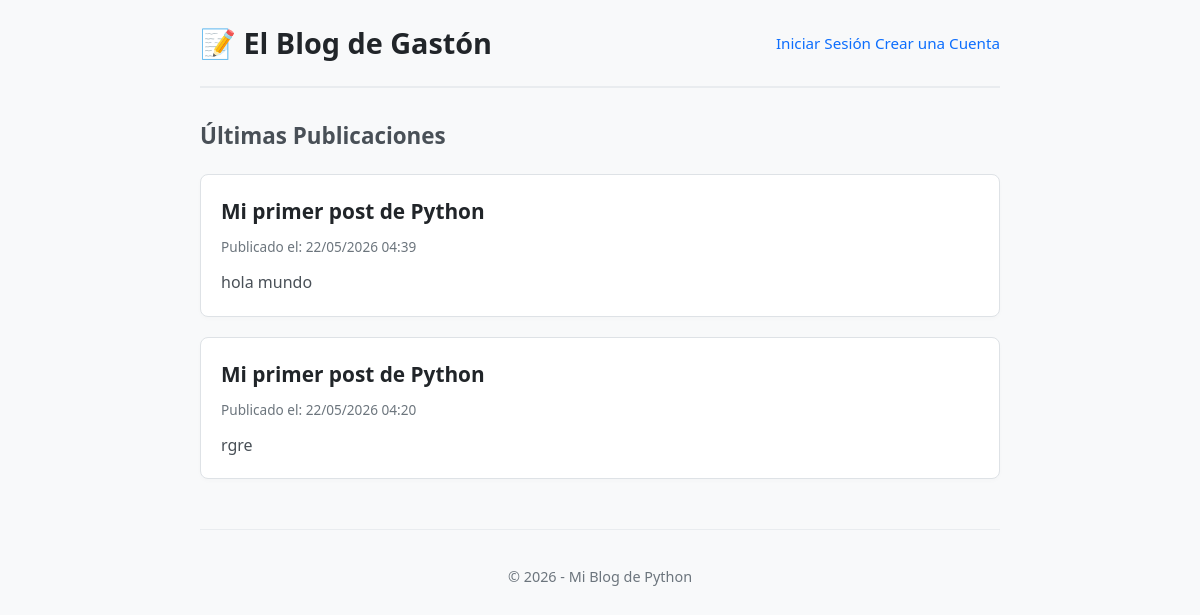
The app's page /, older data.
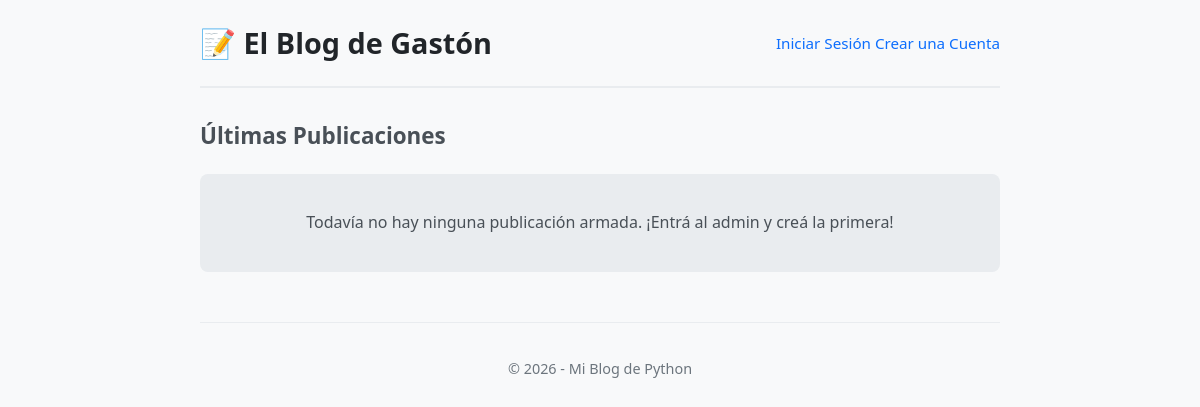
The same page, newer data.
### inicio/models.py (models this page shows, shortened)
class Post(models.Model):
    titulo = models.CharField(max_length=100)
    contenido = models.TextField()
    fecha_publicacion = models.DateTimeField(auto_now_add=True)

### inicio/views.py (the view)
# urls.py: path('', include('inicio.urls')),
def inicio(request):
    posts = Post.objects.all().order_by('-fecha_publicacion')
    return render(request, 'inicio.html', {'posts': posts}) # 👈 Este está suelto, así que queda igual

### inicio/templates/inicio.html (shortened to what this page needs)
<!DOCTYPE html>
<html lang="es">
<head>
</head>
<body>
    <header>
        <h1>📝 El Blog de Gastón</h1>
        <div class="user-menu">
            {% if user.is_authenticated %}
                <span>Hola, <strong>{{ user.username }}</strong>!</span> |
                <a href="{% url 'admin:index' %}">Panel de Control</a> |
                <form action="{% url 'logout' %}" method="post" style="display:inline;">
                    {% csrf_token %}
                    <button type="submit" class="logout-btn">Cerrar Sesión</button>
                </form>
            {% else %}
                <a href="{% url 'login' %}">Iniciar Sesión</a>
                <a href="{% url 'registro' %}">Crear una Cuenta</a>
            {% endif %}
        </div>
    </header>
    <main>
        <h2 class="section-title">Últimas Publicaciones</h2>
        {% for post in posts %}
            <article class="post-card">
                <h4>{{ post.titulo }}</h4>
                <time class="post-meta">Publicado el: {{ post.fecha_publicacion|date:"d/m/Y H:i" }}</time>
                <p class="post-content">{{ post.contenido }}</p>
            </article>
        {% empty %}
            <div class="empty-message">
                <p>Todavía no hay ninguna publicación armada. ¡Entrá al admin y creá la primera!</p>
            </div>
        {% endfor %}
    </main>
    <footer>
        <p>© 2026 - Mi Blog de Python</p>
    </footer>
</body>
</html>

### inicio/templates/inicio.html (style rules this page uses)
body { font-family: 'Segoe UI', Roboto, Helvetica, Arial, sans-serif; line-height: 1.6; color: #333; max-width: 800px; margin: 0 auto; padding: 20px; background-color: #f8f9fa; }
header { display: flex; justify-content: space-between; align-items: center; padding-bottom: 20px; border-bottom: 2px solid #e9ecef; margin-bottom: 30px; }
h1 { margin: 0; font-size: 1.8rem; color: #212529; }
.user-menu { font-size: 0.95rem; }
.user-menu a, .logout-btn { color: #0d6efd; text-decoration: none; font-weight: 500; }
.section-title { font-size: 1.4rem; color: #495057; margin-bottom: 20px; }
.empty-message { background: #e9ecef; padding: 20px; border-radius: 8px; text-align: center; color: #495057; }
footer { margin-top: 50px; padding-top: 20px; border-top: 1px solid #e9ecef; text-align: center; color: #6c757d; font-size: 0.9rem; }

Row changes from the older to the newer data that the page shows:
removed Post: titulo "Mi primer post de Python", fecha_publicacion "22/05/2026 04:39", contenido "hola mundo"
removed Post: titulo "Mi primer post de Python", fecha_publicacion "22/05/2026 04:20", contenido "rgre"
Text that changed along with them:
text now shown: "Todavía no hay ninguna publicación armada. ¡Entrá al admin y creá la primera!"
